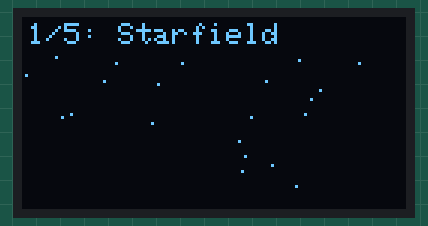
Bench run of a sketch on a simulated ESP32. Shown: 128×64 one-colour display. Random numbers use the default seed unless the sketch sets one.

Above: at 0.51 s.
At 12.39 s:
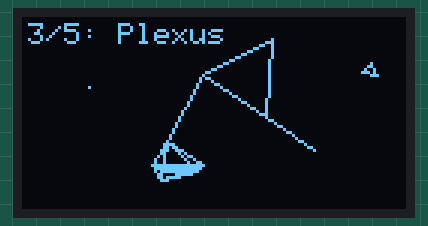
At 19.74 s:
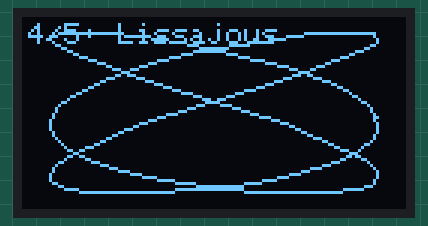
At 24.33 s:
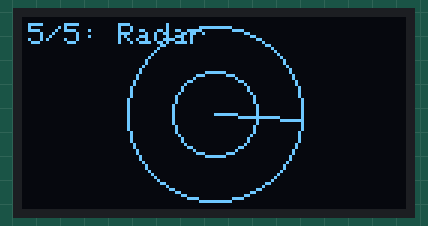
At 29.23 s:
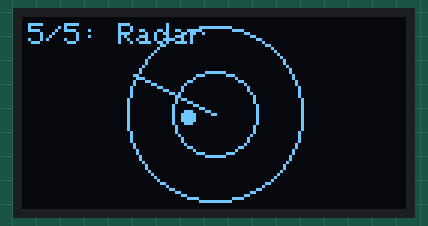
At 39.0 s:
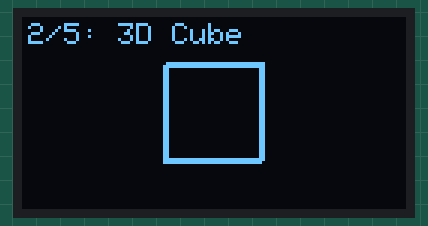

The sketch:

OledAnimations.ino
```cpp
#include <Wire.h>
#include <Adafruit_GFX.h>
#include <Adafruit_SSD1306.h>
#include <math.h>

#define SCREEN_WIDTH 128
#define SCREEN_HEIGHT 64
#define OLED_RESET -1
#define SCREEN_ADDRESS 0x3C

// Define physical pins for I2C on the integrated OLED board
// SDA is GPIO 14 (D5 pin), SCL is GPIO 12 (D6 pin)
#define OLED_SDA 14
#define OLED_SCL 12

Adafruit_SSD1306 display(SCREEN_WIDTH, SCREEN_HEIGHT, &Wire, OLED_RESET);

// Animation switching variables
unsigned long lastSwitchTime = 0;
const unsigned long ANIMATION_DURATION = 6000; // Switch animation every 6 seconds
int currentAnimation = 0;
const int TOTAL_ANIMATIONS = 5;

// ==========================================
// 1. Starfield Animation Variables & Structs
// ==========================================
#define NUM_STARS 45
struct Star {
  float x;
  float y;
  float z;
};
Star stars[NUM_STARS];

void initStarfield() {
  for (int i = 0; i < NUM_STARS; i++) {
    stars[i].x = random(-64, 64);
    stars[i].y = random(-32, 32);
    stars[i].z = random(1, 128); // Depth
  }
}

void drawStarfield() {
  float centerX = SCREEN_WIDTH / 2;
  float centerY = SCREEN_HEIGHT / 2;

  for (int i = 0; i < NUM_STARS; i++) {
    // Move star closer to the screen
    stars[i].z -= 2.0;

    // If it reaches the screen or goes past, reset to the back
    if (stars[i].z <= 0) {
      stars[i].x = random(-64, 64);
      stars[i].y = random(-32, 32);
      stars[i].z = 128;
    }

    // 3D projection
    int screenX = (int)(centerX + (stars[i].x / stars[i].z) * 100);
    int screenY = (int)(centerY + (stars[i].y / stars[i].z) * 100);

    // Draw star if within bounds
    if (screenX >= 0 && screenX < SCREEN_WIDTH && screenY >= 0 && screenY < SCREEN_HEIGHT) {
      // Determine brightness/size based on depth
      if (stars[i].z < 40) {
        // Draw larger star (4-pixel cross) for close stars
        display.drawPixel(screenX, screenY, SSD1306_WHITE);
        display.drawPixel(screenX + 1, screenY, SSD1306_WHITE);
        display.drawPixel(screenX, screenY + 1, SSD1306_WHITE);
        display.drawPixel(screenX - 1, screenY, SSD1306_WHITE);
        display.drawPixel(screenX, screenY - 1, SSD1306_WHITE);
      } else {
        display.drawPixel(screenX, screenY, SSD1306_WHITE);
      }
    }
  }
}

// ==========================================
// 2. 3D Rotating Cube Variables & Structs
// ==========================================
float cubeVertices[8][3] = {
  {-16, -16, -16},
  { 16, -16, -16},
  { 16,  16, -16},
  {-16,  16, -16},
  {-16, -16,  16},
  { 16, -16,  16},
  { 16,  16,  16},
  {-16,  16,  16}
};

float rotX = 0;
float rotY = 0;
float rotZ = 0;

void drawCube() {
  int projected[8][2];
  float centerX = SCREEN_WIDTH / 2;
  float centerY = SCREEN_HEIGHT / 2;

  // Increment angles
  rotX += 0.03;
  rotY += 0.04;
  rotZ += 0.02;

  // Rotate and project vertices
  for (int i = 0; i < 8; i++) {
    float x = cubeVertices[i][0];
    float y = cubeVertices[i][1];
    float z = cubeVertices[i][2];

    // Rotate around X-axis
    float y1 = y * cos(rotX) - z * sin(rotX);
    float z1 = y * sin(rotX) + z * cos(rotX);

    // Rotate around Y-axis
    float x2 = x * cos(rotY) + z1 * sin(rotY);
    float z2 = -x * sin(rotY) + z1 * cos(rotY);

    // Rotate around Z-axis
    float x3 = x2 * cos(rotZ) - y1 * sin(rotZ);
    float y3 = x2 * sin(rotZ) + y1 * cos(rotZ);

    // Simple orthographic projection
    projected[i][0] = (int)(centerX + x3);
    projected[i][1] = (int)(centerY + y3);
  }

  // Draw edges
  // Front face
  display.drawLine(projected[0][0], projected[0][1], projected[1][0], projected[1][1], SSD1306_WHITE);
  display.drawLine(projected[1][0], projected[1][1], projected[2][0], projected[2][1], SSD1306_WHITE);
  display.drawLine(projected[2][0], projected[2][1], projected[3][0], projected[3][1], SSD1306_WHITE);
  display.drawLine(projected[3][0], projected[3][1], projected[0][0], projected[0][1], SSD1306_WHITE);

  // Back face
  display.drawLine(projected[4][0], projected[4][1], projected[5][0], projected[5][1], SSD1306_WHITE);
  display.drawLine(projected[5][0], projected[5][1], projected[6][0], projected[6][1], SSD1306_WHITE);
  display.drawLine(projected[6][0], projected[6][1], projected[7][0], projected[7][1], SSD1306_WHITE);
  display.drawLine(projected[7][0], projected[7][1], projected[4][0], projected[4][1], SSD1306_WHITE);

  // Connection edges between front and back
  for (int i = 0; i < 4; i++) {
    display.drawLine(projected[i][0], projected[i][1], projected[i+4][0], projected[i+4][1], SSD1306_WHITE);
  }
}

// ==========================================
// 3. Plexus Particle Network Variables
// ==========================================
#define NUM_PARTICLES 14
struct Particle {
  float x;
  float y;
  float vx;
  float vy;
};
Particle particles[NUM_PARTICLES];

void initPlexus() {
  for (int i = 0; i < NUM_PARTICLES; i++) {
    particles[i].x = random(2, SCREEN_WIDTH - 2);
    particles[i].y = random(2, SCREEN_HEIGHT - 2);
    particles[i].vx = random(-15, 15) / 10.0;
    particles[i].vy = random(-15, 15) / 10.0;
    // Prevent stationary particles
    if (particles[i].vx == 0) particles[i].vx = 0.8;
    if (particles[i].vy == 0) particles[i].vy = -0.8;
  }
}

void drawPlexus() {
  // Update particles
  for (int i = 0; i < NUM_PARTICLES; i++) {
    particles[i].x += particles[i].vx;
    particles[i].y += particles[i].vy;

    // Boundary collision
    if (particles[i].x <= 1 || particles[i].x >= SCREEN_WIDTH - 1) {
      particles[i].vx *= -1;
    }
    if (particles[i].y <= 1 || particles[i].y >= SCREEN_HEIGHT - 1) {
      particles[i].vy *= -1;
    }

    // Draw particle
    display.drawPixel((int)particles[i].x, (int)particles[i].y, SSD1306_WHITE);
  }

  // Draw connection lines
  for (int i = 0; i < NUM_PARTICLES; i++) {
    for (int j = i + 1; j < NUM_PARTICLES; j++) {
      float dx = particles[i].x - particles[j].x;
      float dy = particles[i].y - particles[j].y;
      float dist = sqrt(dx*dx + dy*dy);

      // Draw line if they are close
      if (dist < 26.0) {
        display.drawLine((int)particles[i].x, (int)particles[i].y, (int)particles[j].x, (int)particles[j].y, SSD1306_WHITE);
      }
    }
  }
}

// ==========================================
// 4. Lissajous Curve Variables
// ==========================================
float lissajousPhase = 0;

void drawLissajous() {
  lissajousPhase += 0.05;

  float centerX = SCREEN_WIDTH / 2;
  float centerY = SCREEN_HEIGHT / 2;
  float rx = 55.0;
  float ry = 27.0;

  // Constants for Lissajous shape: a/b determines the knot style
  float a = 3.0;
  float b = 2.0;

  int prevX = -1;
  int prevY = -1;

  // Draw curve using connected segments
  for (float t = 0; t <= 2 * M_PI + 0.1; t += 0.08) {
    int x = (int)(centerX + rx * sin(a * t + lissajousPhase));
    int y = (int)(centerY + ry * sin(b * t));

    if (prevX != -1) {
      display.drawLine(prevX, prevY, x, y, SSD1306_WHITE);
    }
    prevX = x;
    prevY = y;
  }
}

// ==========================================
// 5. Radar Scanner Variables
// ==========================================
float radarAngle = 0;
#define NUM_BLIPS 3
struct Blip {
  float x;
  float y;
  int brightness; // 0 to 100 for fading effect
};
Blip blips[NUM_BLIPS];

void initRadar() {
  for (int i = 0; i < NUM_BLIPS; i++) {
    float angle = random(0, 360) * M_PI / 180.0;
    float dist = random(10, 28);
    blips[i].x = SCREEN_WIDTH / 2 + cos(angle) * dist;
    blips[i].y = SCREEN_HEIGHT / 2 + sin(angle) * dist;
    blips[i].brightness = 0;
  }
}

void drawRadar() {
  float centerX = SCREEN_WIDTH / 2;
  float centerY = SCREEN_HEIGHT / 2;
  float radius = 29.0;

  // Draw background radar circles
  display.drawCircle((int)centerX, (int)centerY, (int)radius, SSD1306_WHITE);
  display.drawCircle((int)centerX, (int)centerY, (int)(radius / 2), SSD1306_WHITE);

  // Update sweep line
  radarAngle += 0.04;
  if (radarAngle >= 2 * M_PI) {
    radarAngle -= 2 * M_PI;
  }

  int endX = (int)(centerX + cos(radarAngle) * radius);
  int endY = (int)(centerY + sin(radarAngle) * radius);

  // Draw sweep line
  display.drawLine((int)centerX, (int)centerY, endX, endY, SSD1306_WHITE);

  // Update and draw blips
  for (int i = 0; i < NUM_BLIPS; i++) {
    // Calculate angle to the blip
    float blipAngle = atan2(blips[i].y - centerY, blips[i].x - centerX);
    if (blipAngle < 0) blipAngle += 2 * M_PI;

    // Check if the radar sweeps past the blip
    float angleDiff = abs(radarAngle - blipAngle);
    if (angleDiff < 0.08) {
      blips[i].brightness = 100; // Trigger glow
    }

    // Fade out blip
    if (blips[i].brightness > 0) {
      blips[i].brightness -= 2;
      if (blips[i].brightness < 0) blips[i].brightness = 0;

      // Draw blip (vary size or shape based on brightness)
      if (blips[i].brightness > 50) {
        display.fillCircle((int)blips[i].x, (int)blips[i].y, 2, SSD1306_WHITE);
      } else {
        display.drawPixel((int)blips[i].x, (int)blips[i].y, SSD1306_WHITE);
      }
    }

    // Periodically relocate blips when they are fully faded
    if (blips[i].brightness == 0 && random(0, 100) < 2) {
      float newAngle = random(0, 360) * M_PI / 180.0;
      float newDist = random(8, radius - 2);
      blips[i].x = centerX + cos(newAngle) * newDist;
      blips[i].y = centerY + sin(newAngle) * newDist;
    }
  }
}

// ==========================================
// Arduino Setup and Main Loop
// ==========================================
void setup() {
  // Initialize I2C with the customized pins for the integrated OLED
  Wire.begin(OLED_SDA, OLED_SCL);

  // Initialize SSD1306 display
  if(!display.begin(SSD1306_SWITCHCAPVCC, SCREEN_ADDRESS)) {
    // If initialization fails, halt
    for(;;);
  }

  display.clearDisplay();
  display.display();

  // Initialize datasets for specific animations
  initStarfield();
  initPlexus();
  initRadar();

  lastSwitchTime = millis();
}

void loop() {
  // Clear display buffer
  display.clearDisplay();

  // Switch animation based on timer
  unsigned long currentTime = millis();
  if (currentTime - lastSwitchTime >= ANIMATION_DURATION) {
    currentAnimation = (currentAnimation + 1) % TOTAL_ANIMATIONS;
    lastSwitchTime = currentTime;
  }

  // Render active animation
  switch (currentAnimation) {
    case 0:
      drawStarfield();
      break;
    case 1:
      drawCube();
      break;
    case 2:
      drawPlexus();
      break;
    case 3:
      drawLissajous();
      break;
    case 4:
      drawRadar();
      break;
  }

  // Draw brief text at the top-left to indicate animation mode
  display.setTextSize(1);
  display.setTextColor(SSD1306_WHITE);
  display.setCursor(2, 2);
  switch (currentAnimation) {
    case 0: display.print("1/5: Starfield"); break;
    case 1: display.print("2/5: 3D Cube"); break;
    case 2: display.print("3/5: Plexus"); break;
    case 3: display.print("4/5: Lissajous"); break;
    case 4: display.print("5/5: Radar"); break;
  }

  // Push buffer to the hardware display
  display.display();

  // Control frame rate (approx. 30 fps)
  delay(30);
}
```
